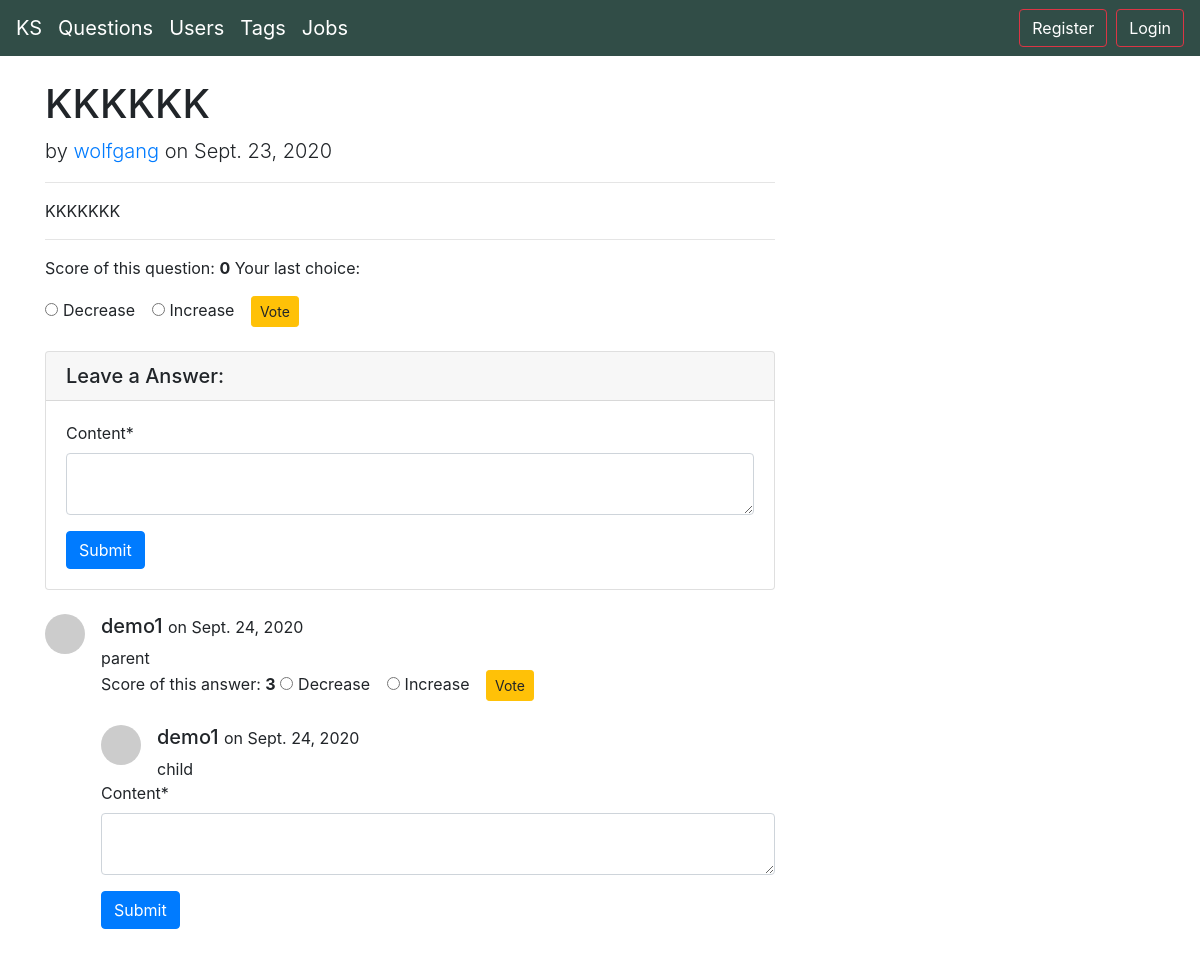
Screenshot of /questions/18/ with the database file from the repository.
### questions/models.py (models this page shows, shortened)
class Question(models.Model):
    user            = models.ForeignKey(User, on_delete=models.CASCADE, null=True)
    title           = models.CharField(max_length=300)
    content         = models.TextField()
    tag             = models.ManyToManyField(Tag)
    image           = models.ImageField(upload_to="questions_image", blank=True, null=True)
    question_rank   = models.IntegerField(null=True, blank=True, default=0)
    created_date    = models.DateField(auto_now_add=True)
    objects = models.Manager()
    class Meta:
        ordering = ['-created_date']

class QuestionAnswer(models.Model):
    question        = models.ForeignKey(Question, on_delete=models.CASCADE, related_name='answers')
    user            = models.ForeignKey(User, on_delete=models.CASCADE)
    parent          = models.ForeignKey('self', null=True, blank=True, on_delete=models.CASCADE,related_name='replies')
    content         = models.TextField(max_length=300)
    image           = models.ImageField(upload_to="answers_image", blank=True, null=True)
    answer_rank     = models.IntegerField(blank=True, null=True, default=0)
    created_date    = models.DateField(auto_now_add=True)

### users/models.py (models this page shows, shortened)
class User(AbstractUser):
    location        = models.CharField(max_length=100, null=True, blank=True)
    biography       = models.TextField(blank=True, null=True)
    image           = models.ImageField(null=True,blank=True, upload_to='users_image')
    github_link     = models.CharField(null=True, blank=True, max_length=100)
    tag             = models.ManyToManyField(Tag, blank=True, null=True)
    created_date    = models.DateField(auto_now_add=True)
    profession      = models.CharField(max_length=100, null=True, blank=True)
    phone           = PhoneNumberField(null=True, blank=True)
    experience      = models.CharField(null=True, blank=True, max_length=100)
    hourly_rate     = models.CharField(default='10$/hr',blank=True, null=True, max_length=30)
    total_project   = models.SmallIntegerField(null=True, blank=True)

### questions/views.py (the view)
# urls.py: path('<int:pk>/', views.QuestionDetailView.as_view(), name='question_detail'),
class QuestionDetailView(DetailView):
    model = Question
    def get_context_data(self, **kwargs):
        context = super().get_context_data(**kwargs)
        context["answers"] = self.object.answers.all().filter(parent=None)
        context["form"] = QuestionAnswerForm()
        try:
            question_vote = QuestionVote.objects.get(user=self.request.user,
                                                            question=self.object)
            context["question_vote"] =  question_vote
        except:
            context["question_vote"] = None
        return context

### questions/forms.py
class QuestionAnswerForm(forms.ModelForm):
    class Meta:
        model = QuestionAnswer
        fields = ['content']
        widgets = {
            'content' : forms.Textarea(attrs={'rows':2})
        }

### questions/templates/questions/question_detail.html (shortened to what this page needs)
{% extends "base.html" %}
{% load crispy_forms_tags %}
{% block body %}
<div class="container">
  <div class="row">
    <div class="col-lg-8">
      <h1 class="mt-4"> {{ object.title }} </h1>
      <small> <p class="lead">
        by
        <a href="{% url 'users:user_detail' pk=object.user.pk %}">{{ object.user }}</a> on {{ object.created_date }}
      </p></small>
      <hr>
      <p>{{ object.content }}</p>
      <hr>
      <p>Score of this question: <b>{{ object.question_rank }}</b> Your last choice: {{question_vote.question_vote}}</p>
      <form action="{% url 'questions:question_rank' pk=object.pk %}" method="POST">{% csrf_token %}
        <div class="form-check-inline">
          <label class="form-check-label">
            <input type="radio" class="form-check-input" value="decrease" name="question_vote">Decrease
          </label>
        </div>
        <div class="form-check-inline">
          <label class="form-check-label">
            <input type="radio" class="form-check-input" value="increase" name="question_vote">Increase
          </label>
        </div>
        <button type="submit" class="btn btn-sm btn-warning">Vote</button>
      </form>
      <div class="card my-4">
        <h5 class="card-header">Leave a Answer:</h5>
        <div class="card-body">
          <form method="POST" action="{% url 'questions:answer_create' pk=object.pk %}"> {% csrf_token %}
            {{ form|crispy }}
            <button type="submit" class="btn btn-primary">Submit</button>
          </form>
        </div>
      </div>
      {% for answer in answers %}
      <div class="media mb-4">
        <img class="d-flex mr-3 rounded-circle" src="http://placehold.it/40x40" alt="">
        <div class="media-body">
          <h5 class="mt-0"> {{ answer.user }} <small> on {{answer.created_date}}</small></h5>
          {{ answer.content }}
          <form action="{% url 'questions:answer_rank' pk=object.pk answer_pk=answer.pk %}" method="POST">{% csrf_token %}
            Score of this answer: <b>{{answer.answer_rank}}</b>
            <div class="form-check-inline">
              <label class="form-check-label">
                <input type="radio" class="form-check-input" value="decrease" name="answer_vote">Decrease
              </label>
            </div>
            <div class="form-check-inline">
              <label class="form-check-label">
                <input type="radio" class="form-check-input" value="increase" name="answer_vote">Increase
              </label>
            </div>
            <button type="submit" class="btn btn-sm btn-warning">Vote</button>
          </form>
          {% for reply in answer.replies.all %}
          <div class="media mt-4">
            <img class="d-flex mr-3 rounded-circle" src="http://placehold.it/40x40" alt="">
            <div class="media-body">
              <h5 class="mt-0">{{ reply.user }} <small> on {{answer.created_date}}</small></h5>
              {{ reply.content }}
            </div>
          </div>
          {% endfor %}
          <form method="POST" action="{% url 'questions:answer_create' pk=object.pk %}"> {% csrf_token %}
            {{form|crispy}}
            <button type="submit" class="btn btn-primary">Submit</button>
          </form>
      </div>
    </div>
      {% endfor %}
    </div>
    {% endblock body %}

### rows the page displays
Question: title "KKKKKK", user "wolfgang", created_date "Sept. 23, 2020", content "KKKKKKK", question_rank "0"
QuestionAnswer: user "demo1", created_date "Sept. 24, 2020", content "parent", answer_rank "3"
QuestionAnswer: user "demo1", content "child"
